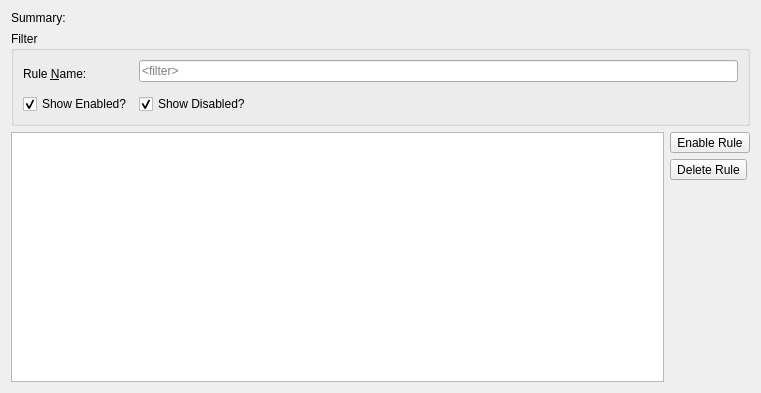
<?xml version="1.0" encoding="UTF-8"?>
<ui version="4.0">
 <class>CRulesView</class>
 <widget class="QWidget" name="CRulesView">
  <property name="geometry">
   <rect>
    <x>0</x>
    <y>0</y>
    <width>761</width>
    <height>393</height>
   </rect>
  </property>
  <property name="windowTitle">
   <string>Dialog</string>
  </property>
  <layout class="QGridLayout" name="gridLayout_2">
   <item row="2" column="0" rowspan="3">
    <widget class="QTreeView" name="rules">
     <property name="editTriggers">
      <set>QAbstractItemView::NoEditTriggers</set>
     </property>
     <property name="sortingEnabled">
      <bool>true</bool>
     </property>
     <property name="expandsOnDoubleClick">
      <bool>false</bool>
     </property>
    </widget>
   </item>
   <item row="2" column="1">
    <widget class="QToolButton" name="ruleEnabled">
     <property name="text">
      <string>Enable Rule</string>
     </property>
     <property name="icon">
      <iconset resource="MainWindow.qrc">
       <normaloff>:/resources/enable.png</normaloff>:/resources/enable.png</iconset>
     </property>
     <property name="checkable">
      <bool>true</bool>
     </property>
    </widget>
   </item>
   <item row="3" column="1">
    <widget class="QToolButton" name="deleteRule">
     <property name="text">
      <string>Delete Rule</string>
     </property>
     <property name="icon">
      <iconset resource="MainWindow.qrc">
       <normaloff>:/resources/trash.png</normaloff>:/resources/trash.png</iconset>
     </property>
    </widget>
   </item>
   <item row="4" column="1">
    <spacer name="verticalSpacer">
     <property name="orientation">
      <enum>Qt::Vertical</enum>
     </property>
     <property name="sizeHint" stdset="0">
      <size>
       <width>20</width>
       <height>40</height>
      </size>
     </property>
    </spacer>
   </item>
   <item row="1" column="0" colspan="2">
    <widget class="QGroupBox" name="groupBox">
     <property name="title">
      <string>Filter</string>
     </property>
     <layout class="QGridLayout" name="gridLayout">
      <item row="0" column="2">
       <widget class="QLineEdit" name="filter">
        <property name="placeholderText">
         <string>&lt;filter&gt;</string>
        </property>
       </widget>
      </item>
      <item row="2" column="2">
       <widget class="QCheckBox" name="showDisabled">
        <property name="text">
         <string>Show Disabled?</string>
        </property>
        <property name="checked">
         <bool>true</bool>
        </property>
       </widget>
      </item>
      <item row="0" column="0" rowspan="2">
       <widget class="QLabel" name="label">
        <property name="text">
         <string>Rule &amp;Name:</string>
        </property>
        <property name="buddy">
         <cstring>filter</cstring>
        </property>
       </widget>
      </item>
      <item row="2" column="0" colspan="2">
       <widget class="QCheckBox" name="showEnabled">
        <property name="text">
         <string>Show Enabled?</string>
        </property>
        <property name="checked">
         <bool>true</bool>
        </property>
       </widget>
      </item>
     </layout>
    </widget>
   </item>
   <item row="0" column="0" colspan="2">
    <widget class="QLabel" name="summary">
     <property name="text">
      <string>Summary:</string>
     </property>
    </widget>
   </item>
  </layout>
 </widget>
 <tabstops>
  <tabstop>rules</tabstop>
 </tabstops>
 <resources>
  <include location="MainWindow.qrc"/>
 </resources>
 <connections/>
</ui>
